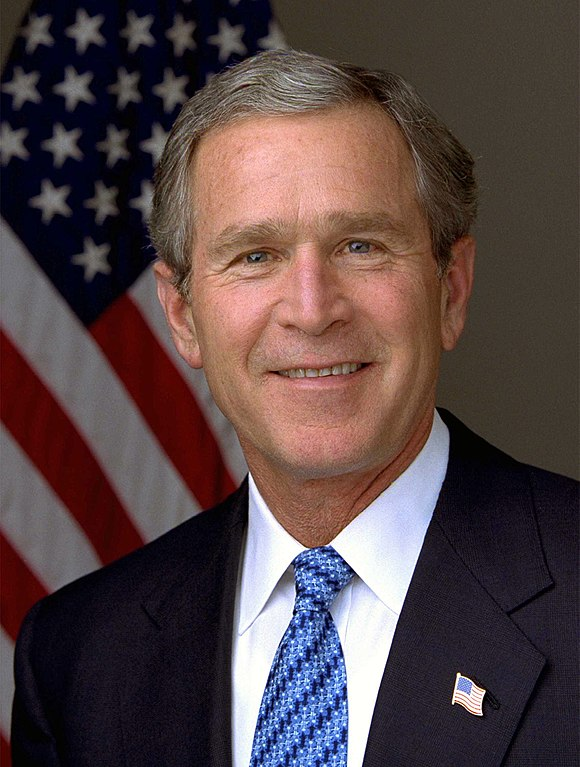
#> input picture images/bush.jpg, 580 x 767 px
$ python basic_face_detection.py
#> lines starting #> are read from the running program, lines starting #| are printed output that depends on the picture; after the words box and inside, x2 and y2 are one past the last pixel; in counts of white or black regions, pixels touching at a corner belong together
import numpy as np
import cv2

face_cascade = cv2.CascadeClassifier('haarcascade_frontalface_default.xml')
eye_cascade = cv2.CascadeClassifier('haarcascade_eye.xml')

# Using images other than GWB, or parameter values other than the ones below,
# leads to spurious features being detected, or not enough features...
# The whole process is pretty sensitive to parameter values.
img = cv2.imread('images/bush.jpg')
#> img is the input picture: shape (767, 580, 3); mean B, G, R 69.2, 68.6, 85.7
gray = cv2.cvtColor(img, cv2.COLOR_BGR2GRAY)
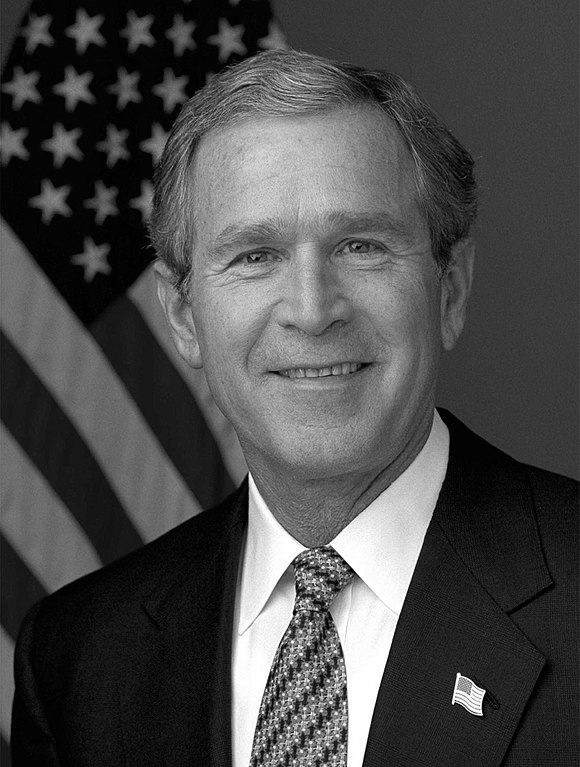
#> gray: shape (767, 580); min 0, max 255, mean 73.7

faces = face_cascade.detectMultiScale(gray, 1.3, 5)
#> faces = [[141, 132, 306, 306]]
for (x,y,w,h) in faces:
    cv2.rectangle(img,(x,y),(x+w,y+h),(0,255,0),2)
    roi_gray = gray[y:y+h, x:x+w]
    roi_color = img[y:y+h, x:x+w]
    # If the 1.07 parameter becomes 1.08 we only detect right eye (???)
    eyes = eye_cascade.detectMultiScale(roi_gray, 1.07, 1)
    for (ex,ey,ew,eh) in eyes:
        cv2.rectangle(roi_color,(ex,ey),(ex+ew,ey+eh),(0,0,255),2)
#> this loop made 1 pass
#> (x, y, w, h, eyes) on pass 1: (141, 132, 306, 306, [[179, 79, 75, 75]])
#> pass 1, `roi_gray = gray[y:y+h, x:x+w]`:
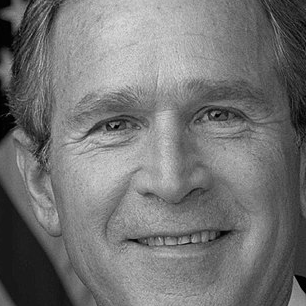
#> roi_gray: shape (306, 306); min 0, max 220, mean 116
#> pass 1, `roi_color = img[y:y+h, x:x+w]`:
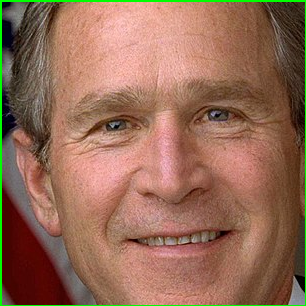
#> roi_color: shape (306, 306, 3); mean B, G, R 86, 107.6, 148.4
#> after the loop:
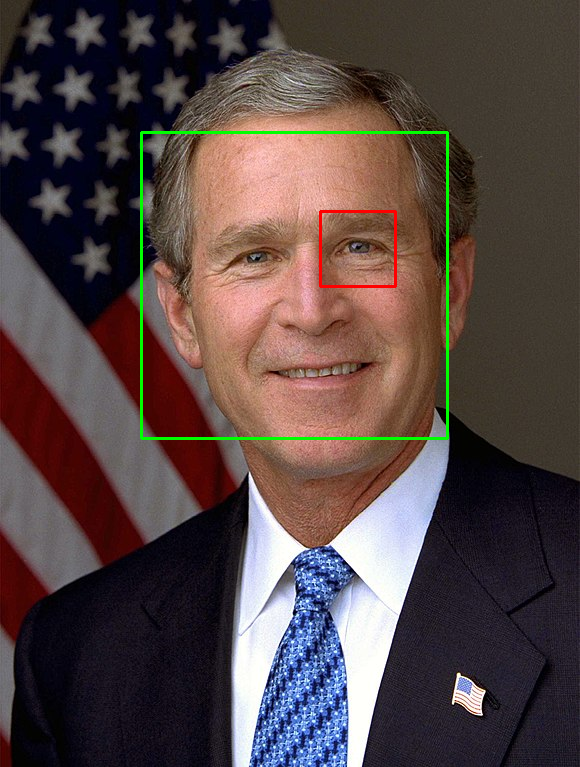
#> img: shape (767, 580, 3); 1.03% of pixels changed, all inside (x1, y1, x2, y2) = (140, 131, 449, 440)
#> after the loop:
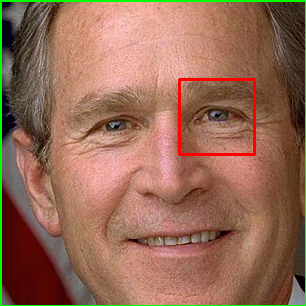
#> roi_color: shape (306, 306, 3); 0.96% of pixels changed, all inside (x1, y1, x2, y2) = (178, 78, 256, 156)

cv2.imwrite("images/detected_faces_basic.jpg", img)
cv2.imshow('img',img)
cv2.waitKey(0)
